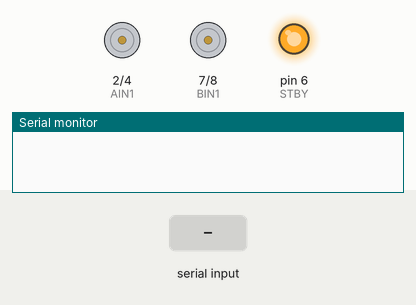
A sketch run on a simulated Arduino Uno, built with avr-gcc and run on an emulated ATmega328P. On the bench: motor-driver pin pairs drawn as motors (green arrow = first pin HIGH = forward, orange = second pin HIGH = backward, longer = more drive, scaled by the enable pin, stopped while the standby pin is LOW), output pins drawn as LEDs (lit = HIGH), the last lines printed to the serial monitor. Inputs (shaded band) come from the test bench.

Above: at 1.2 s.
1.3 s: "w" received over the second serial link
At 2.5 s:
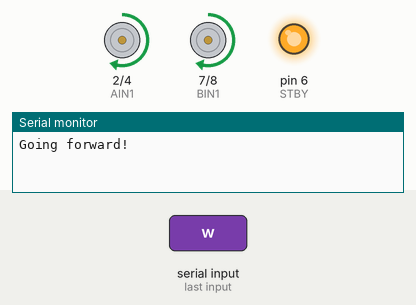
2.8 s: "s" received over the second serial link
At 3.6 s:
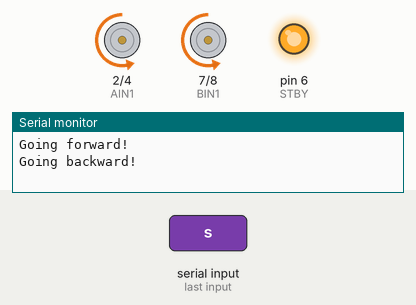
4.3 s: "a" received over the second serial link
At 4.7 s:
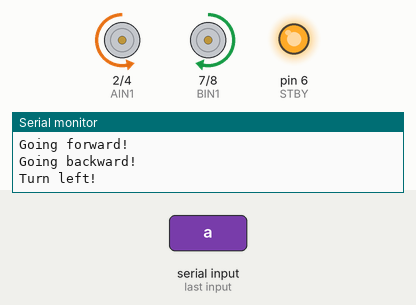
5.8 s: "d" received over the second serial link
At 7.0 s:
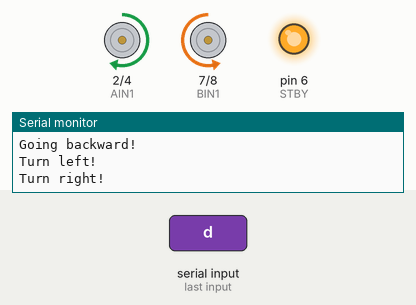
7.3 s: "x" received over the second serial link
At 8.2 s:
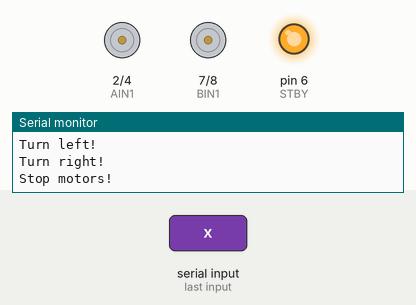
Timing chart, 0 to 9.8 s (numbered marks = the images above; inputs shaded):
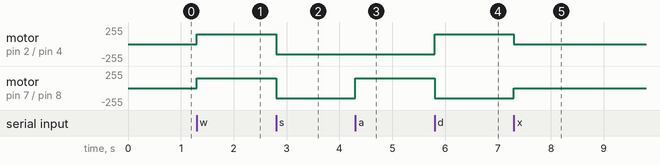

Measured:
- after the input at 1.3 s, motor on pin 2 (AIN1) / pin 4 (AIN2), motor on pin 7 (BIN1) / pin 8 (BIN2): stopped → forward 150/255 at once
- after the input at 2.8 s, motor on pin 2 (AIN1) / pin 4 (AIN2), motor on pin 7 (BIN1) / pin 8 (BIN2): forward 150/255 → backward 150/255 at once
- after the input at 4.3 s, motor on pin 7 (BIN1) / pin 8 (BIN2): backward 150/255 → forward 150/255 at once
- after the input at 5.8 s, motor on pin 2 (AIN1) / pin 4 (AIN2): backward 150/255 → forward 150/255 at once; motor on pin 7 (BIN1) / pin 8 (BIN2): forward 150/255 → backward 150/255 at once
- after the input at 7.3 s, motor on pin 2 (AIN1) / pin 4 (AIN2): forward 150/255 → stopped at once; motor on pin 7 (BIN1) / pin 8 (BIN2): backward 150/255 → stopped at once

The sketch:

RepWalker.ino
```cpp
#include <SoftwareSerial.h>

#define DEBUG

SoftwareSerial bluetooth(14, 15); // Rx, Tx

const int AIN1 = 2;
const int AIN2 = 4;
const int PWMA = 3;
const int BIN1 = 7;
const int BIN2 = 8;
const int PWMB = 5;
const int STBY = 6;

int targetSpeed = 150;

void setup() {
  #ifdef DEBUG
  Serial.begin(9600);
  #endif
  bluetooth.begin(9600);

  pinMode(AIN1, OUTPUT);
  pinMode(AIN2, OUTPUT);
  pinMode(PWMA, OUTPUT);
  pinMode(BIN1, OUTPUT);
  pinMode(BIN2, OUTPUT);
  pinMode(PWMB, OUTPUT);
  pinMode(STBY, OUTPUT);

  digitalWrite(STBY, HIGH);
}

void loop() {
    while(bluetooth.available()) {
      //Serial.println(bluetooth.read());
      switch(bluetooth.read()) {
        case 'w':
          #ifdef DEBUG
          Serial.println("Going forward!");
          #endif
          goForward();
          break;
        case 's':
          #ifdef DEBUG
          Serial.println("Going backward!");
          #endif
          goBackward();
          break;
        case 'a':
          #ifdef DEBUG
          Serial.println("Turn left!");
          #endif
          turnLeft();
          break;
        case 'd':
          #ifdef DEBUG
          Serial.println("Turn right!");
          #endif
          turnRight();
          break;
        case 'x':
        case 'z':
          #ifdef DEBUG
          Serial.println("Stop motors!");
          #endif
          stopMotors();
          break;
        default:
          #ifdef DEBUG
          Serial.println("Unknow command!");
          #endif
          stopMotors();
          break;
      }
    }
}

void goForward() {
  digitalWrite(BIN1, HIGH);
  digitalWrite(BIN2, LOW);
  analogWrite(PWMB, targetSpeed);
  digitalWrite(AIN1, HIGH);
  digitalWrite(AIN2, LOW);
  analogWrite(PWMA, targetSpeed);
}

void goBackward() {
  digitalWrite(BIN1, LOW);
  digitalWrite(BIN2, HIGH);
  analogWrite(PWMB, targetSpeed);
  digitalWrite(AIN1, LOW);
  digitalWrite(AIN2, HIGH);
  analogWrite(PWMA, targetSpeed);
}

void turnLeft() {
  digitalWrite(BIN1, HIGH);
  digitalWrite(BIN2, LOW);
  analogWrite(PWMB, targetSpeed);
  digitalWrite(AIN1, LOW);
  digitalWrite(AIN2, HIGH);
  analogWrite(PWMA, targetSpeed);
}

void turnRight() {
  digitalWrite(BIN1, LOW);
  digitalWrite(BIN2, HIGH);
  analogWrite(PWMB, targetSpeed);
  digitalWrite(AIN1, HIGH);
  digitalWrite(AIN2, LOW);
  analogWrite(PWMA, targetSpeed);
}

void stopMotors() {
  analogWrite(PWMB, 0);
  analogWrite(PWMA, 0);
}
```
